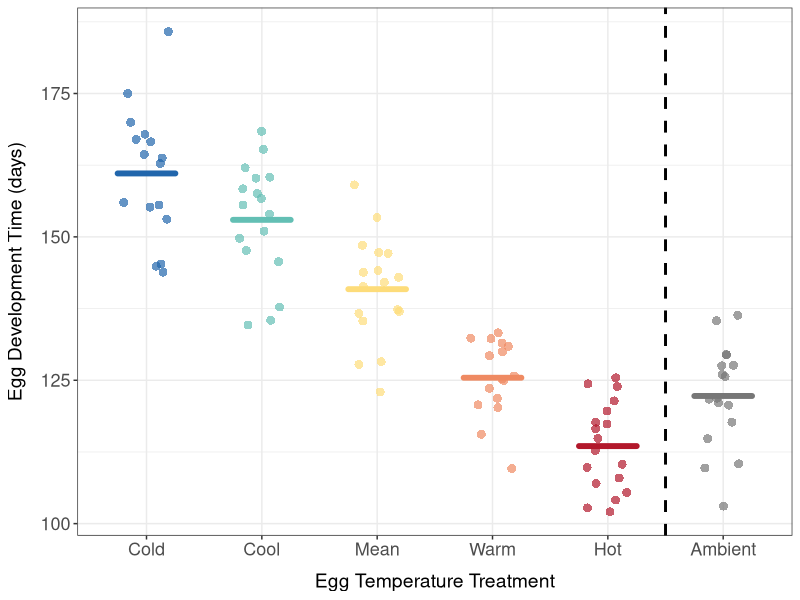
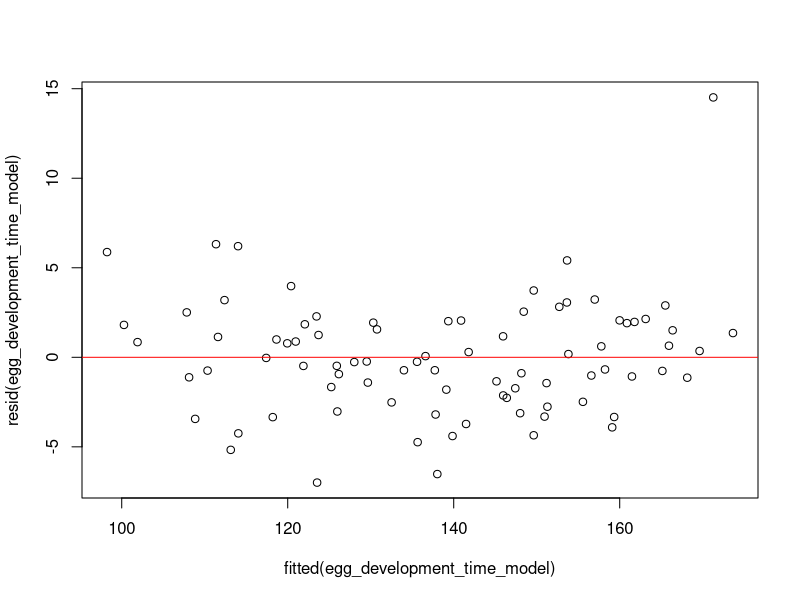
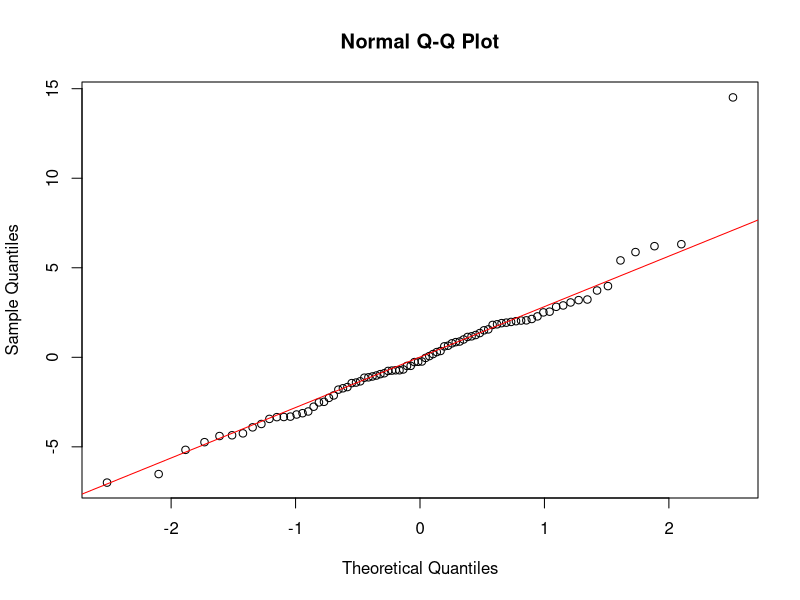
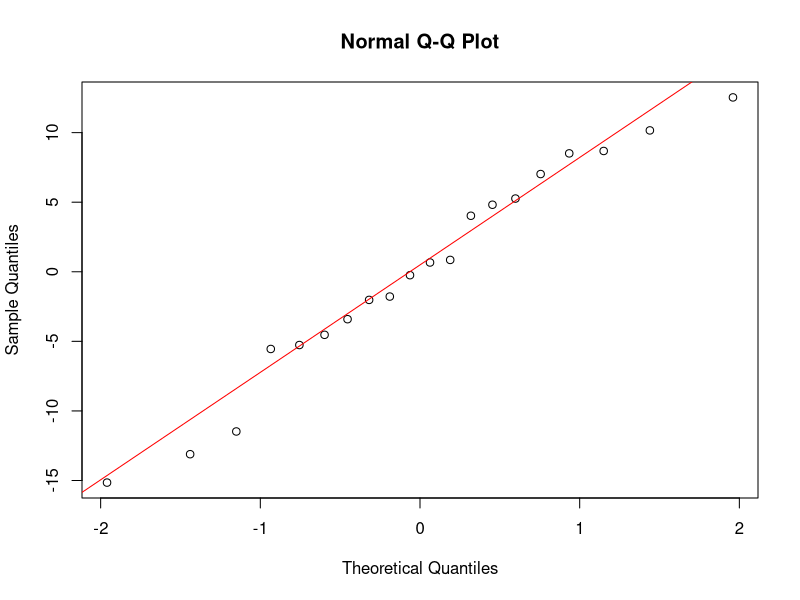
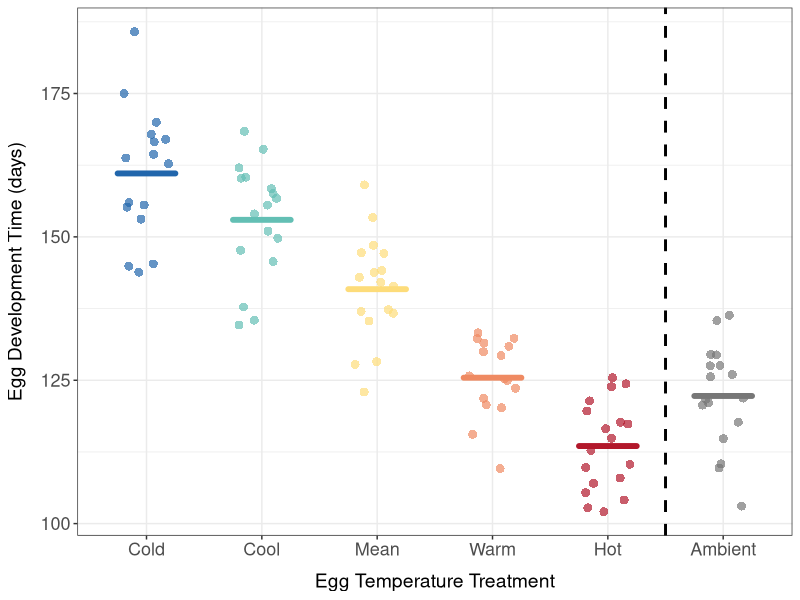

These charts were generated, in order, by the following R code:
#### DESCRIPTION ####

# This script analyses the data look at the effect of temperature on winter moth
# egg development 

#### SET UP ####

# packages
library(here)
library(tidyverse)
library(lmerTest)
packageVersion("lmerTest")
# data
egg_subcltuches <- read.csv(here("data_files", "egg_subclutches.csv"))
larval_hatching <- read.csv(here("data_files", "egg_hatching_raw_NAs.csv"))
egg_temperature_treatments <- read.csv(here("data_files", "egg_temperature_treatments_daily.csv"))

# reorder temperature treatments for plots
egg_subcltuches$egg_temperature_treatment <- factor(egg_subcltuches$egg_temperature_treatment,
                                                 levels = c("cold", "cool", "mean", "warm", "hot", "ambient"))


# set up a common colour palette for plots
temperature_treatment_colours <- c("cold" = "#2166AC",
                                   "cool" = "#63BFB4",
                                   "mean" = "#FDDC7A",
                                   "warm" = "#EF8A62", 
                                   "hot" = "#B2182B",
                                   "ambient" = "#777777")

#### CALCULATE HALF-HATCH DATE ####

# transform date and larvae number to numerical format, remove the duplicate 
# subclutch and select only the rows needed
larval_hatching_transformed <- larval_hatching %>%
  mutate(date = as.Date(date, format = "%d/%m/%Y")) %>%
  mutate(day = dense_rank(date)) %>%
  filter(!is.na(number_larvae)) %>%
  mutate(number_larvae = as.integer(number_larvae)) %>%
  filter(subclutch_id != "f3.control.hot.2") %>%
  select(day, subclutch_id, number_larvae)

# find the total positive increase in larvae hatching 
larval_hatching_processed <- larval_hatching_transformed %>%
  arrange(subclutch_id, day) %>%
  group_by(subclutch_id) %>%
  mutate(change_larvae = number_larvae - lag(number_larvae)) %>%
  mutate(change_larvae = ifelse(change_larvae < 0 | is.na(change_larvae), 0, change_larvae)) %>%
  mutate(cum_larvae = cumsum(change_larvae)) %>%
  mutate(max_cum_larvae = max(cum_larvae)) %>%
  ungroup()
larval_hatching_processed
# calculate the proportion of larvae hatched each day in each subclutch
larval_hatching_proportions <- larval_hatching_processed %>%
  mutate(proportion_hatched = cum_larvae / max_cum_larvae) 

## subclutches with >2 larvae hatched = large

# filter the processed data for (large) subclutches with great than two larvae hatched (enough for a logistic curve)
larval_hatching_proportions_large <- larval_hatching_proportions %>%
  filter(max_cum_larvae > 2) %>%
  select(subclutch_id, day, proportion_hatched)

# calculate the median hatching day to find a good initial guess for the inflection point
median(larval_hatching_proportions_large$day)

# make a function to fit logistic curve per subclutch and extract parameters
# extract date of half-hatch and curve metrics for each tree
process_curve_dataset <- function(data) {
  #define the get_curve function which will be applied to each subclutch individually 
  get_curve <- function(rn) {
    #print the current subclutch being processed 
    print(as.character(rn$subclutch_id[1]))
    #initial guesses for the logistic model 
    a <- 0.1 #slope
    b <- 35  #inflection point when 50% hatched
    d <- 0   #lower asymptote 
    
    params <- list(a = a, b = b, d = d)
    while(TRUE) {
      params <- list(a = a, b = b, d = d)
      fit <- NULL
      try(fit <- nls(proportion_hatched ~ I(d + (1 - d) * 1/(1 + exp(-a * (day - b)))), #fit logistic growth curve using nonlinear least squares 
                     data = rn, start = params, trace = F, 
                     control = list(maxiter = 500), 
                     lower = list(a = 0, b = 0, d = 0), 
                     upper = list(a = 3, b = 160, d = 1), algorithm = "port"))
      
      if(!is.null(fit)) break;
      
      #resample params for new fit attempts
      a <- sample(seq(0.1, 2, 0.05), 1)
      b <- sample(seq(1, 50, 1), 1)
      d <- sample(seq(0, 0.6, 0.05), 1)
    }
    
    #get the half-hatch date (the x0 point where the proportion hatched is 0.5)
    #create smooth day sequence to evaluate the model over 
    s <- seq(min(rn$day), max(rn$day), length = 1000) 
    #define half-hatch date
    half <- s[which.min(abs(predict(fit, list(day = s)) - 0.5))] 
    
    #extract the coefficients from the fit
    coefs <- coef(fit)
    a <- coefs[1]
    b <- coefs[2]
    d <- coefs[3]
    
    #calculate slope at the half-hatch date using the logistic derivative formula
    half_slope <- (a * (1 - d)) / 4
    
    #return the values for the subclutch being evaluated
    return(list(fit, half, half_slope, as.character(rn$subclutch_id[1]), coefs[1], coefs[2], coefs[3]))
  }
  
  #apply the get_curve function to each subclutch ID
  rn_out <- lapply(by(data, data$subclutch_id, get_curve), identity)
  
  #combine the results into a matrix
  rn_out_matrix <- do.call(rbind, rn_out)
  
  #convert the matrix to a dataframe
  rn_hatching <- as.data.frame(rn_out_matrix)
  
  #separate the list columns into individual columns
  rn_hatching$fit <- lapply(rn_hatching$V1, as.vector)
  rn_hatching$halfdate <- unlist(rn_hatching$V2)
  rn_hatching$halfslope <- unlist(rn_hatching$V3)
  rn_hatching$subclutch_id <- unlist(rn_hatching$V4)
  rn_hatching$intercept <- unlist(rn_hatching$V5)
  rn_hatching$maxdate <- unlist(rn_hatching$V6)
  rn_hatching$maxslope <- unlist(rn_hatching$V7)
  
  #select and reorder columns needed
  rn_hatching <- rn_hatching %>%
    dplyr::select(subclutch_id, halfdate_large = halfdate, fit)
  
  return(rn_hatching)
}

# use the function on the larval hatching data
logistic_results <- process_curve_dataset(larval_hatching_proportions_large) 


## subclutches with <2 larvae hatched = small 

# filter the processed data for (smaller) subclutches with 1 or 2 larvae hatched 
larval_hatching_proportions_small<- larval_hatching_proportions %>%
  filter(max_cum_larvae < 3 & max_cum_larvae > 0) %>%
  select(subclutch_id, day, proportion_hatched)

# calculate halfdate as the day that proportion hatched equals or exceeds 50%
estimate_results <- larval_hatching_proportions_small %>%
  group_by(subclutch_id) %>%
  filter(proportion_hatched >= 0.5) %>%
  arrange(day) %>%
  slice(1) %>%
  ungroup() %>%
  select(subclutch_id, halfdate_small = day)

# match the half-hatch date estimates (for large and small) subcltuches to 
# larval hatching data from experiment two 
egg_subcltuches <- egg_subcltuches %>%
  #for subclutches with >2 larvae
  left_join(logistic_results, by = "subclutch_id") %>%
  #for subclutches with <=2 larvae
  left_join(estimate_results, by = "subclutch_id") %>% 
  mutate(halfdate = coalesce(halfdate_large, halfdate_small)) %>%
  select(-halfdate_large, -halfdate_small)

# filter the data to remove subclutches from females that were mated twice or 
# mated with a male in a different treatment
egg_subcltuches_clean <- egg_subcltuches %>%
  filter(!(female_id %in% c("f3.mean", "f7.control", "f1.cold", "f1.cool")))

# transform half-hatch date into a real date 
start_date <- as.Date("2025-03-01")
egg_subcltuches_clean$half_hatch_date <- start_date + (egg_subcltuches_clean$halfdate - 1)

# convert half-hatch date to a day (since year began)
egg_subcltuches_clean$half_hatch_day <- yday(egg_subcltuches_clean$half_hatch_date)

# save half-hatch dates to new object 
egg_subcltuches_clean_hatch <- egg_subcltuches_clean %>%
  select(-fit)

#### PLOT ####

# calculate egg development time as the number of days between first egg and half hatch
egg_subcltuches_clean_hatch$first_egg_date <- ymd(egg_subcltuches_clean_hatch$first_egg_date)
egg_subcltuches_clean_hatch$egg_development_time <- as.numeric(egg_subcltuches_clean_hatch$half_hatch_date - egg_subcltuches_clean_hatch$first_egg_date)

# save to a csv file in the data_files folder
write.csv(egg_subcltuches_clean_hatch, 
          here("data_files", "egg_subcltuches_with_egg_dev_time.csv"), row.names = FALSE)

# plot the mean egg development time for each treatment with the raw data 
egg_development_time_plot <- ggplot(egg_subcltuches_clean_hatch, 
                                    aes(x = egg_temperature_treatment, 
                                        y = egg_development_time, 
                                        fill = egg_temperature_treatment,
                                        colour = egg_temperature_treatment)) +
  geom_jitter(width = 0.2, 
              alpha = 0.7, 
              size = 3, 
              stroke = 0) +
  stat_summary(fun = mean, 
               geom = "crossbar", 
               width = 0.5,
               linewidth = 0.8, 
               alpha = 1, 
               lineend = "round") +
  geom_vline(xintercept = 5.5, 
             linetype = "dashed",
             color = "black", 
             linewidth = 1) +
  labs(x = "Egg Temperature Treatment",
       y = "Egg Development Time (days)") +
  scale_fill_manual(values = temperature_treatment_colours) +
  scale_colour_manual(values = temperature_treatment_colours) +
  scale_x_discrete(labels = c("Cold", "Cool", "Mean", "Warm", "Hot", "Ambient")) +
  theme_bw() +
  theme(axis.title = element_text(size = 14),
        axis.text = element_text(size = 13),
        axis.title.x = element_text(margin = margin(t = 10)), 
        axis.title.y = element_text(margin = margin(r = 10)),
        legend.position = "none")

# look at the output
egg_development_time_plot

# save as a png in the figures folder
ggsave(here("figures", "figure5.png"),
       plot = egg_development_time_plot, width = 6, height = 4, dpi = 300)

#### MODEL ####

# filter to remove the control 
egg_subcltuches_clean_hatch_minus_control <- egg_subcltuches_clean_hatch %>%
  filter(egg_temperature_treatment != "ambient")

# reorder the temperature treatment so that the mean is the reference
egg_subcltuches_clean_hatch_minus_control$egg_temperature_treatment <- factor(egg_subcltuches_clean_hatch_minus_control$egg_temperature_treatment, 
                                                                              levels = c("mean", "cold", "cool", "warm", "hot"))

# model the effect of temperature treatment on egg development time, include female ID as a random effect 
egg_development_time_model <- lmer(egg_development_time ~ egg_temperature_treatment + 
                                     (1 | female_id), data = egg_subcltuches_clean_hatch_minus_control)

# look at the output
summary(egg_development_time_model)

#### CHECK FIT ####

# compare the full model to a null model 

full_model <- lm(egg_development_time ~ egg_temperature_treatment, data = egg_subcltuches_clean_hatch_minus_control)
null_model <- lm(egg_development_time ~ 1, data = egg_subcltuches_clean_hatch_minus_control)

anova(full_model, null_model, test = "Chisq")

#### CHECK ASSUMPTIONS ####

# check the assumption of equal variance by plotting the residuals vs fitted values 
plot(fitted(egg_development_time_model), resid(egg_development_time_model)) 
abline(h = 0, col = "red")

# check the normality of the residuals 
qqnorm(resid(egg_development_time_model)) 
qqline(resid(egg_development_time_model), col = "red")

# check the normality of the random effects
egg_development_time_re <- ranef(egg_development_time_model)$female_id[[1]]
qqnorm(egg_development_time_re)
qqline(egg_development_time_re, col = "red")



## spread of hatching within a subclutch

larval_hatching_long <- larval_hatching_processed %>%
       filter(change_larvae > 0) %>%
       uncount(weights = change_larvae) %>%
       select(day, subclutch_id)

t<-larval_hatching_long%>%
  group_by(subclutch_id)%>%
  summarise(sd_day=sd(day),
            min_day=min(day,na.rm=TRUE), 
            max_day=max(day,na.rm=TRUE),
            range_day=max_day-min_day)%>%
  ungroup()%>%
  summarise(meansd=mean(sd_day,na.rm=TRUE), 
            meanrange=mean(range_day,na.rm=TRUE),
            se_range_day= sd(range_day)/sqrt(length(range_day)))

# for hot only 
filtered_data <- larval_hatching_long %>%
       filter(str_detect(subclutch_id, "^[^.]+\\.[^.]+\\.hot$"))

filtered_data%>%
  group_by(subclutch_id)%>%
  summarise(sd_day=sd(day),
            min_day=min(day,na.rm=TRUE), 
            max_day=max(day,na.rm=TRUE),
            range_day=max_day-min_day)%>%
  ungroup()%>%
  summarise(meansd=mean(sd_day,na.rm=TRUE), 
            meanrange=mean(range_day,na.rm=TRUE),
            se_range_day= sd(range_day)/sqrt(length(range_day)))
